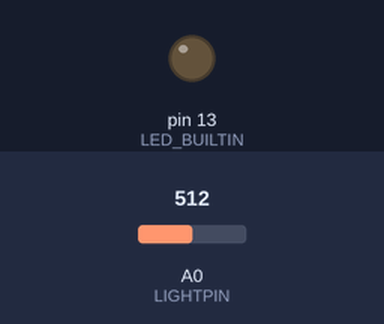
The sketch below on a simulated Arduino Uno, built with avr-gcc and run on an emulated ATmega328P. Shown: output pins drawn as LEDs (lit = HIGH). The test bench sets the inputs (shaded band); at power-on: A0 (LIGHTPIN) = 512.

Above: at 1.2 s.
1.3 s: A0 (LIGHTPIN) set to 311
2.8 s: A0 (LIGHTPIN) set to 284
At 3.5 s:
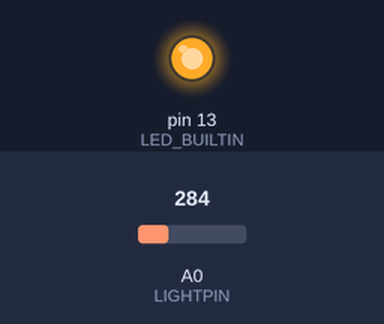
4.3 s: A0 (LIGHTPIN) set to 306
At 4.6 s:
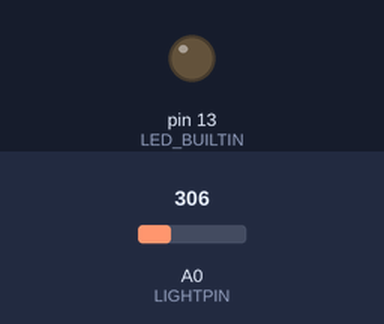
5.8 s: A0 (LIGHTPIN) set to 290
At 6.9 s:
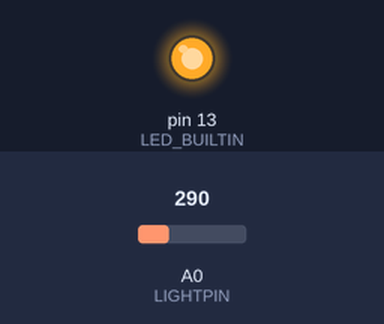
Timing chart, 0 to 8.3 s (numbered marks = the images above; inputs shaded):
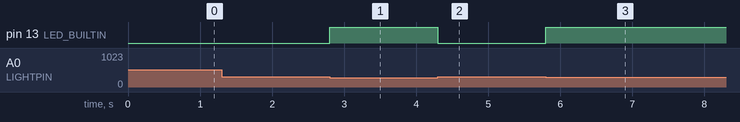

The sketch:

photoresistor-controlling-light.ino
```cpp
#define LIGHTPIN 0

void setup() {
  pinMode(LED_BUILTIN, OUTPUT);
  Serial.begin(9600);  //Begin serial communcation
}

void loop() {
  int luminosity = analogRead(LIGHTPIN);
  if (luminosity <= 300) {
    digitalWrite(LED_BUILTIN, HIGH);
  } else {
    digitalWrite(LED_BUILTIN, LOW);
  }
}
```

Measured:
- the behaviour switches between 301 and 300 on A0 (LIGHTPIN) (found by bisection; images 0 and 1)
- after the input at 1.3 s, every drawn part: stays the same
- after the input at 2.8 s, pin 13 (LED_BUILTIN): LOW → HIGH at once
- after the input at 4.3 s, pin 13 (LED_BUILTIN): HIGH → LOW at once
- after the input at 5.8 s, pin 13 (LED_BUILTIN): LOW → HIGH at once
